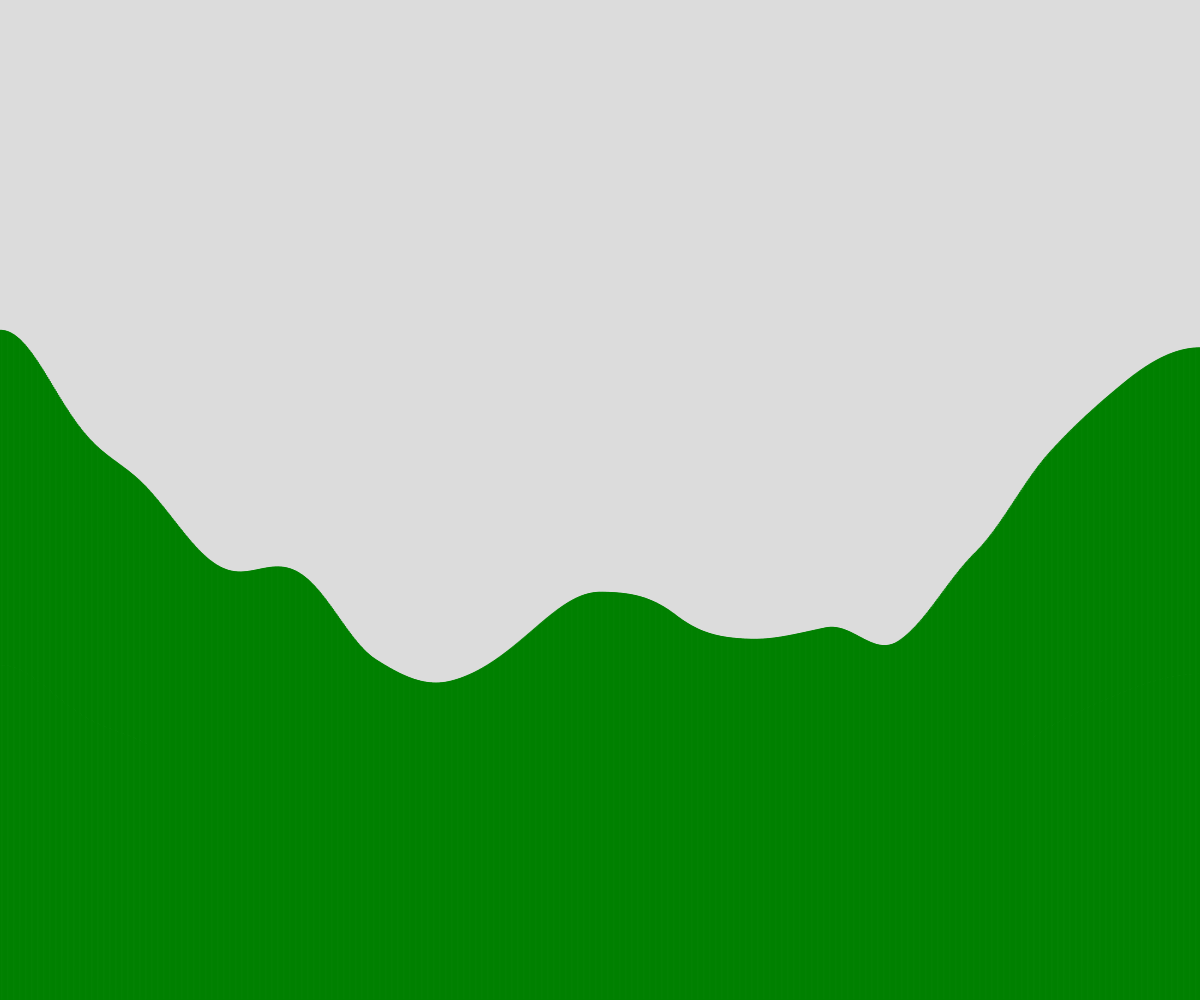
Frame 1 (no input)
Frame 60 (no input): identical to frame 1, image omitted
Frame 120 (the mouse pressed at the canvas centre since frame 60): identical to frame 1, image omitted

The p5.js sketch that drew this single still picture (run headless with seeded random() and noise() and a simulated clock; from frame 60 on, the mouse is pressed at the canvas centre):

// p5.js sketch
// ── sketch.js
// Terrain Generation Demo

let terrain = [];
const NUMBER_OF_RECTS = 1000;

function setup() {
  createCanvas(windowWidth, windowHeight);
  generateTerrain(width/NUMBER_OF_RECTS);
}

function draw() {
  background(220);
  stroke("green");
  fill("green");

  for (let someRect of terrain) {
    rect(someRect.x, someRect.y, someRect.w, someRect.h);
  }
}

function generateTerrain(widthOfRect) {
  let time = 0;
  let deltaTime = 0.002;
  for (let i = 0; i < NUMBER_OF_RECTS; i++) {
    let theHeight = noise(time) * height;
    terrain.push(spawnRectangle(i * widthOfRect, theHeight, widthOfRect));
    time += deltaTime;
  }
}

function spawnRectangle(leftSide, rectHeight, rectWidth) {
  let theRect = {
    x: leftSide,
    y: height - rectHeight,
    w: rectWidth,
    h: rectHeight,
  };

  return theRect;
}
